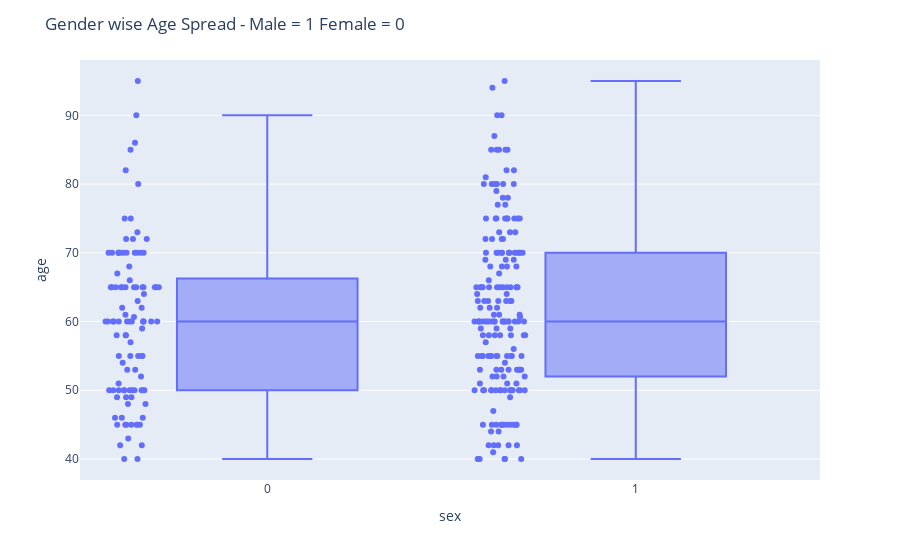

Notebook source saved alongside this figure:
### Markdown cell above
* Age wise 40 to 80 the spread is High
* less than 40 age and higher than 80 age people are very low

### Code cell
fig = px.box(heart_data, x='sex', y='age', points="all")
fig.update_layout(
    title_text="Gender wise Age Spread - Male = 1 Female = 0")
fig.show()

### Figure 1 — Plotly figure (JSON) as saved in the notebook; plotly's stock layout.template omitted (floating-point values rounded to 4 significant figures; data arrays with more than 128 entries replaced by an {"elided": "..."} marker saying what was removed)
{"data": [{"alignmentgroup": "True", "boxpoints": "all", "hovertemplate": "sex=%{x}<br>age=%{y}<extra></extra>", "legendgroup": "", "marker": {"color": "#636efa"}, "name": "", "notched": false, "offsetgroup": "", "orientation": "v", "showlegend": false, "type": "box", "x": {"elided": "299 int values"}, "x0": " ", "xaxis": "x", "y": {"elided": "299 float values"}, "y0": " ", "yaxis": "y"}], "layout": {"boxmode": "group", "legend": {"tracegroupgap": 0}, "margin": {"t": 60}, "title": {"text": "Gender wise Age Spread - Male = 1 Female = 0"}, "xaxis": {"anchor": "y", "domain": [0, 1], "title": {"text": "sex"}}, "yaxis": {"anchor": "x", "domain": [0, 1], "title": {"text": "age"}}}}
